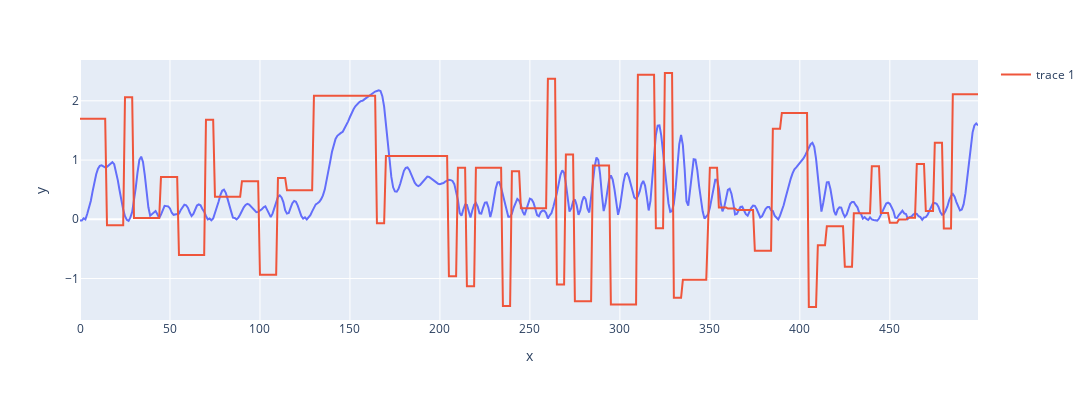

Notebook code cell kept with this figure:
### Markdown cell above
## preparação

### Code cell
mat_content2 = sc.loadmat("../data/DATAUNIF.MAT")

print(mat_content2.keys())
u11 = mat_content2['u11']
z11 = mat_content2['z11']

u12 = mat_content2['u12']
z12 = mat_content2['z12']


t = np.arange(0, 500, 1)#np.arange(0, 10, 0.02)
fig=px.line(x=t, y=np.squeeze(z11), height=400, width=1300)
fig.add_scatter(x=t, y=np.squeeze(u11), mode='lines')
#fig.add_scatter(x=t, y=np.squeeze(zc11), mode='lines')

fig.show()
'''fig=px.line(x=t, y=np.squeeze(z12), height=400, width=1300)
fig.add_scatter(x=t, y=np.squeeze(z12), mode='lines')
fig.add_scatter(x=t, y=np.squeeze(u12), mode='lines')
fig.show()'''

### Figure 1 — Plotly figure (JSON) as saved in the notebook; plotly's stock layout.template omitted (floating-point values rounded to 4 significant figures; data arrays with more than 128 entries replaced by an {"elided": "..."} marker saying what was removed)
{"data": [{"hovertemplate": "x=%{x}<br>y=%{y}<extra></extra>", "legendgroup": "", "line": {"color": "#636efa", "dash": "solid"}, "marker": {"symbol": "circle"}, "mode": "lines", "name": "", "orientation": "v", "showlegend": false, "type": "scatter", "x": {"elided": "500 int values"}, "xaxis": "x", "y": {"elided": "500 float values"}, "yaxis": "y"}, {"mode": "lines", "type": "scatter", "x": {"elided": "500 int values"}, "y": {"elided": "500 float values"}}], "layout": {"height": 400, "legend": {"tracegroupgap": 0}, "margin": {"t": 60}, "width": 1300, "xaxis": {"anchor": "y", "domain": [0, 1], "title": {"text": "x"}}, "yaxis": {"anchor": "x", "domain": [0, 1], "title": {"text": "y"}}}}
